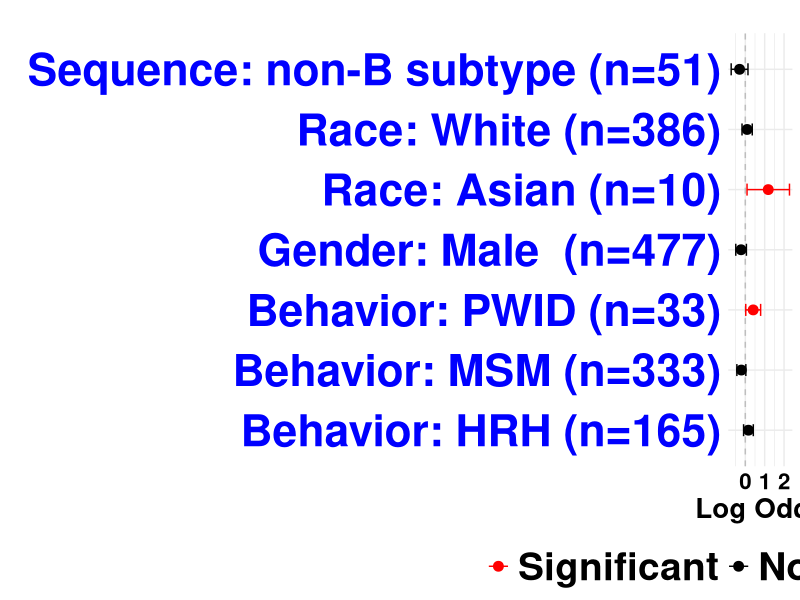

The R script that drew this image:
rm(list=ls())

library(ggplot2)


# Sample data 
df <- data.frame(
  category = c("Gender: Male  (n=477)", 
               #"Gender: Non-binary (n=7)",
               "Race: Asian (n=10)", 
               #"Race: Other (n=30)", 
               "Race: White (n=386)", 
               "Sequence: non-B subtype (n=51)",
               "Behavior: MSM (n=333)", 
               "Behavior: HRH (n=165)", 
               "Behavior: PWID (n=33)" 
               #"Age at HIV Diagnosis (n=583)"
               ),
  
  log_odds = c(-0.2188, 
               #-0.2446, 
               1.18474, 
               #-0.42470, 
               0.09366, 
               -0.29668, 
               -0.20453, 
               0.16108, 
               0.40669
               #0.006576
               ),
  
  std_error = c(0.1401, 
                #0.4390, 
                0.55928, 
                #0.33584, 
                0.13478, 
                0.22138, 
                0.11835, 
                0.12797, 
                0.19599
                #0.004724
                )
)

# Calculate confidence intervals
df$lower_ci <- df$log_odds - 1.96 * df$std_error
df$upper_ci <- df$log_odds + 1.96 * df$std_error

# Determine if CI crosses 0 (non-significant) or not (significant)
df$significant <- ifelse(df$lower_ci * df$upper_ci <= 0, "No", "Yes")


ggplot(df, aes(x=log_odds, y=category)) + 
  geom_vline(aes(xintercept=0), linetype="dashed", color="grey") +
  
  # Point for log odds colored by significance
  geom_point(aes(color=significant), size=3) +  
  
  # Error bars colored by significance
  geom_errorbarh(aes(xmin=lower_ci, xmax=upper_ci, color=significant), 
                 height=0.2) +
  scale_color_manual(values=c("No"="black", "Yes"="red"), 
                     name="",
                     breaks=c("Yes", "No"),
                     labels=c("Significant", "Not Significant")) +
  
  labs(title="", x="Log Odds", y="") +
  theme_minimal() +
  theme(legend.position="bottom",
        axis.text.y=element_text(size=32, face="bold", color="blue"),   # for y-axis categories
        axis.title.x=element_text(size=20, face="bold", color="black"), # for x-axis label "Log Odds"
        axis.text.x=element_text(size=16, face="bold", color="black"), #for x-axis ticks
        legend.title=element_blank(), # for legend title "Significance"
        legend.text=element_text(size=28, face="bold", color="black"))  # for legend items "Significant"/"Not Significant"
